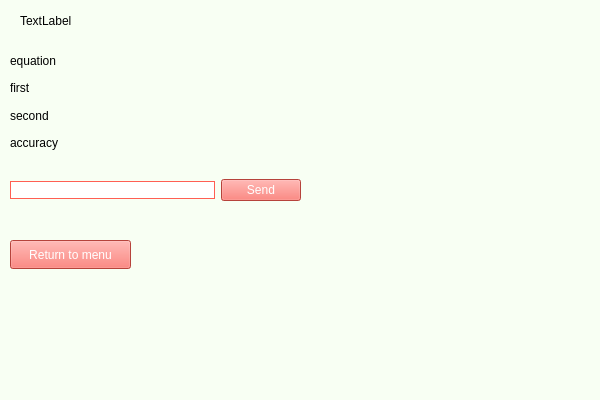
<?xml version="1.0" encoding="UTF-8"?>
<ui version="4.0">
 <class>task_one</class>
 <widget class="QWidget" name="task_one">
  <property name="geometry">
   <rect>
    <x>0</x>
    <y>0</y>
    <width>600</width>
    <height>400</height>
   </rect>
  </property>
  <property name="windowTitle">
   <string>Form</string>
  </property>
  <property name="styleSheet">
   <string notr="true">background-color: rgb(248, 255, 243);</string>
  </property>
  <widget class="QLabel" name="label_task">
   <property name="geometry">
    <rect>
     <x>20</x>
     <y>10</y>
     <width>121</width>
     <height>21</height>
    </rect>
   </property>
   <property name="styleSheet">
    <string notr="true">
font: 12pt &quot;Segoe Print&quot;;</string>
   </property>
   <property name="text">
    <string>TextLabel</string>
   </property>
  </widget>
  <widget class="QLabel" name="label">
   <property name="geometry">
    <rect>
     <x>10</x>
     <y>340</y>
     <width>141</width>
     <height>20</height>
    </rect>
   </property>
   <property name="text">
    <string/>
   </property>
  </widget>
  <widget class="QPushButton" name="pushButton_return">
   <property name="geometry">
    <rect>
     <x>10</x>
     <y>240</y>
     <width>121</width>
     <height>29</height>
    </rect>
   </property>
   <property name="styleSheet">
    <string notr="true">background-color: rgb(255, 94, 83);
color: rgb(255, 255, 255);
font: 9pt &quot;Segoe Print&quot;;</string>
   </property>
   <property name="text">
    <string>Return to menu</string>
   </property>
  </widget>
  <widget class="QWidget" name="verticalLayoutWidget">
   <property name="geometry">
    <rect>
     <x>10</x>
     <y>50</y>
     <width>281</width>
     <height>103</height>
    </rect>
   </property>
   <layout class="QVBoxLayout" name="verticalLayout">
    <item>
     <widget class="QLabel" name="label_5">
      <property name="text">
       <string>equation</string>
      </property>
     </widget>
    </item>
    <item>
     <widget class="QLabel" name="label_first">
      <property name="text">
       <string>first</string>
      </property>
     </widget>
    </item>
    <item>
     <widget class="QLabel" name="label_second">
      <property name="text">
       <string>second</string>
      </property>
     </widget>
    </item>
    <item>
     <widget class="QLabel" name="label_accuracy">
      <property name="text">
       <string>accuracy</string>
      </property>
     </widget>
    </item>
   </layout>
  </widget>
  <widget class="QWidget" name="horizontalLayoutWidget">
   <property name="geometry">
    <rect>
     <x>10</x>
     <y>150</y>
     <width>291</width>
     <height>80</height>
    </rect>
   </property>
   <layout class="QHBoxLayout" name="horizontalLayout">
    <item>
     <widget class="QLineEdit" name="lineEdit_answer">
      <property name="styleSheet">
       <string notr="true">QLineEdit
{
	border: 1px solid rgb(255,94,83);
	border-radius: 550px;
	background-color: rgb(255,255,255);
}</string>
      </property>
     </widget>
    </item>
    <item>
     <widget class="QPushButton" name="pushButton_send">
      <property name="styleSheet">
       <string notr="true">background-color: rgb(255, 94, 83);
color: rgb(255, 255, 255);
font: 9pt &quot;Segoe Print&quot;;</string>
      </property>
      <property name="text">
       <string>Send</string>
      </property>
     </widget>
    </item>
   </layout>
  </widget>
 </widget>
 <resources/>
 <connections/>
</ui>
